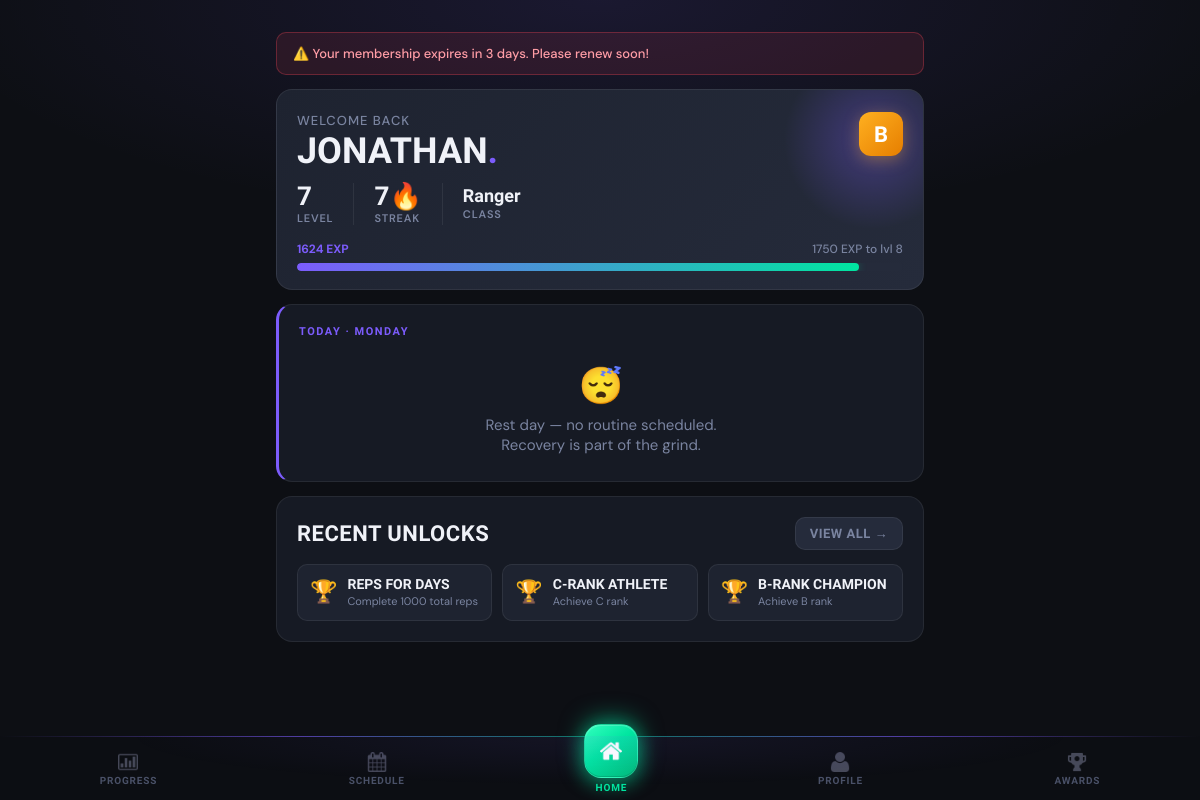
The app's page /dashboard (signed in) with its own data.
### tables this page shows
CREATE TABLE clients (
                client_id INTEGER PRIMARY KEY AUTOINCREMENT,
                phone_number TEXT UNIQUE NOT NULL,
                pin_hash TEXT NOT NULL,
                first_name TEXT NOT NULL,
                last_name TEXT NOT NULL,
                email TEXT,
                date_of_birth DATE,
                gender TEXT,
                registration_date DATETIME DEFAULT CURRENT_TIMESTAMP,
                status TEXT DEFAULT 'active',
                profile_photo_path TEXT
            );

CREATE TABLE client_streaks (
                streak_id INTEGER PRIMARY KEY AUTOINCREMENT,
                client_id INTEGER UNIQUE NOT NULL,
                current_streak INTEGER DEFAULT 0,
                longest_streak INTEGER DEFAULT 0,
                last_attendance_date DATE,
                streak_multiplier REAL DEFAULT 1.0,
                FOREIGN KEY (client_id) REFERENCES clients(client_id) ON DELETE CASCADE
            );

CREATE TABLE client_gamification (
                gamification_id INTEGER PRIMARY KEY AUTOINCREMENT,
                client_id INTEGER UNIQUE NOT NULL,
                current_level INTEGER DEFAULT 1,
                current_exp INTEGER DEFAULT 0,
                total_exp INTEGER DEFAULT 0,
                rank TEXT DEFAULT 'E',
                client_class TEXT,
                class_unlocked_at_level INTEGER, current_streak INTEGER DEFAULT 0, longest_streak INTEGER DEFAULT 0, total_reps INTEGER DEFAULT 0, workouts_completed INTEGER DEFAULT 0,
                FOREIGN KEY (client_id) REFERENCES clients(client_id) ON DELETE CASCADE
            );

CREATE TABLE client_achievements (
                client_achievement_id INTEGER PRIMARY KEY AUTOINCREMENT,
                client_id INTEGER NOT NULL,
                achievement_id INTEGER NOT NULL,
                unlocked_date DATETIME DEFAULT CURRENT_TIMESTAMP,
                FOREIGN KEY (client_id) REFERENCES clients(client_id) ON DELETE CASCADE,
                FOREIGN KEY (achievement_id) REFERENCES achievements(achievement_id) ON DELETE CASCADE,
                UNIQUE(client_id, achievement_id)
            );

CREATE TABLE achievements (
                achievement_id INTEGER PRIMARY KEY AUTOINCREMENT,
                achievement_name TEXT UNIQUE NOT NULL,
                description TEXT,
                achievement_type TEXT,
                requirement_value INTEGER,
                exp_reward INTEGER DEFAULT 0,
                icon_path TEXT
            );

### main.py (the view, shortened to what this page needs)
@app.route('/dashboard')
@login_required
def dashboard():
    client_id = session['client_id']
    client = Client.get_by_id(client_id)
    progress = gamification.get_client_progress(client_id)
    today = datetime.now().strftime('%A')
    today_routine = Routine.get_client_routine_for_day(client_id, today)
    routine_status = 'not_started'  # default fallback
    recent_achievements = achievement_ctrl.get_recent_unlocks(client_id, limit=3)
    streak_data = client.get_streak_data()
    mc = MembershipController()
    membership = mc.get_client_membership(client_id)
    notification = None
    if membership:
        end_date = datetime.strptime(membership['end_date'], '%Y-%m-%d').date()
        days_left = (end_date - date.today()).days
        print("Days Left", days_left)
        if 0 < days_left <= 5:
            notification = f"⚠️ Your membership expires in {days_left} days. Please renew soon!"
        elif days_left <= 0:
            notification = "❌ Your membership has expired. Please renew to continue training."
    try:
        newly_unlocked = achievement_ctrl.check_and_unlock_achievements(client_id)
    except Exception as e:
        print(f"Achievement check error for client {client_id}: {e}")
        newly_unlocked = []
    ann_rows = db.execute_query(
        """SELECT ann_id, title, body, ann_type, is_pinned
            FROM announcements
            WHERE (expires_at IS NULL OR expires_at >= ?)
            ORDER BY is_pinned DESC, ann_id DESC""",
        (date.today().isoformat(),)
    )
    announcements = [dict(r) for r in ann_rows]
    print("Notification:",notification)
    return render_template(
        'dashboard.html',
        client=client,
        progress=progress,
        today_routine=today_routine,
        today=today,
        recent_achievements=recent_achievements,
        streak_data=streak_data,
        newly_unlocked=newly_unlocked,
        notification=notification,
        status=routine_status,
        announcements=announcements
    )

### controllers/achievement_controller.py (called while the page is built)
    def check_and_unlock_achievements(self, client_id):
        newly_unlocked = []
        stats = self._get_client_stats(client_id)
        all_achievements = self._get_all_achievements()
        unlocked_ids = self._get_unlocked_achievement_ids(client_id)
        for achievement in all_achievements:
            if achievement['achievement_id'] in unlocked_ids:
                continue
            if self._check_achievement_requirement(achievement, stats):
                result = self.unlock_achievement(client_id, achievement['achievement_id'])
                if result['success']:
                    newly_unlocked.append(result)
        return newly_unlocked

    def get_unlocked_achievements(self, client_id):
        query = '''
            SELECT a.*, ca.unlocked_date
            FROM client_achievements ca
            JOIN achievements a ON ca.achievement_id = a.achievement_id
            WHERE ca.client_id = ?
            ORDER BY ca.unlocked_date DESC
        '''
        results = self.db.execute_query(query, (client_id,))
        unlocked = []
        for row in results:
            unlocked.append({
                'achievement_id': row['achievement_id'],
                'name': row['achievement_name'],
                'description': row['description'],
                'type': row['achievement_type'],
                'exp_reward': row['exp_reward'],
                'unlocked_date': row['unlocked_date']
            })
        return unlocked

    def get_recent_unlocks(self, client_id, limit=5):
        unlocked = self.get_unlocked_achievements(client_id)
        return unlocked[:limit]

### controllers/gamification_controller.py (called while the page is built)
    def _get_gamification_data(self, client_id):
        query = 'SELECT * FROM client_gamification WHERE client_id=?'
        result = self.db.execute_query(query, (client_id,))
        return dict(result[0]) if result else None

    def _get_streak_data(self, client_id):
        query = 'SELECT * FROM client_streaks WHERE client_id=?'
        result = self.db.execute_query(query, (client_id,))
        return dict(result[0]) if result else None

### controllers/membership_controller.py (called while the page is built)
    def get_client_membership(self, client_id):
        query = """
            SELECT * FROM client_memberships
            WHERE client_id = ?
            ORDER BY end_date DESC
            LIMIT 1
        """
        result = self.db.execute_query(query, (client_id,))
        return dict(result[0]) if result else None

### database/db_manager.py (called while the page is built)
    def disconnect(self):
        if self.conn:
            self.conn.close()

### templates/dashboard.html (shortened to what this page needs)
{% extends "base.html" %}
{% block content %}
{% if notification %}
<div class="membership-warning">{{ notification }}</div>
{% endif %}
<div class="hero">
    <div class="rank-badge">{{ progress.rank }}</div>
    <div class="hero-greeting">Welcome back</div>
    <div class="hero-name">{{ client.first_name }}<span>.</span></div>
    <div class="hero-stats">
        <div class="hero-stat">
            <span class="hero-stat-val">{{ progress.level }}</span>
            <span class="hero-stat-lbl">Level</span>
        </div>
        <div class="hero-stat">
            <span class="hero-stat-val">{{ streak_data.current_streak if streak_data else 0 }}🔥</span>
            <span class="hero-stat-lbl">Streak</span>
        </div>
        {% if progress.class %}
        <div class="hero-stat">
            <span class="hero-stat-val" style="font-size:18px; padding-top:4px;">{{ progress.class }}</span>
            <span class="hero-stat-lbl">Class</span>
        </div>
        {% endif %}
    </div>
    <div class="exp-bar-wrap">
        <div class="exp-bar-labels">
            <span>{{ progress.current_exp }} EXP</span>
            <span>{{ progress.next_level_exp }} EXP to lvl {{ progress.level + 1 }}</span>
        </div>
        <div class="progress-track">
            <div class="progress-fill" style="width: {{ progress.progress_percentage }}%"></div>
        </div>
    </div>
</div>
<div class="card workout-card">
    {% if today_routine %}
    <div class="workout-card-header">
        <div>
            <div class="workout-section-label">Today · {{ today }}</div>
            <div class="workout-name">{{ today_routine.routine_name }}</div>
        </div>
        <div class="workout-exp-badge">⚡ {{ today_routine.calculate_total_exp() }} EXP</div>
    </div>
    <div class="workout-desc">{{ today_routine.description or 'Your workout is ready.' }}</div>
    {% if status == 'completed' %}
    <a href="{{ url_for('workout', routine_id=today_routine.routine_id) }}" class="btn-workout btn-workout-done">
        ✓ Completed Today
    </a>
    {% elif status == 'in_progress' %}
    <a href="{{ url_for('workout', routine_id=today_routine.routine_id) }}" class="btn-workout btn-workout-continue">
        ▶ Continue Workout →
    </a>
    {% else %}
    <a href="{{ url_for('workout', routine_id=today_routine.routine_id) }}" class="btn-workout btn-workout-start">
        Start Workout →
    </a>
    {% endif %}
    {% else %}
    <div class="workout-section-label">Today · {{ today }}</div>
    <div class="rest-day-text">
        <span class="rest-day-icon">😴</span>
        Rest day — no routine scheduled.<br>Recovery is part of the grind.
    </div>
    {% endif %}
</div>
{% if recent_achievements %}
<div class="card">
    <div style="display:flex; justify-content:space-between; align-items:center; margin-bottom:14px;">
        <h2 style="margin:0;">Recent Unlocks</h2>
        <a href="{{ url_for('achievements') }}" class="btn btn-ghost btn-sm">View All →</a>
    </div>
    <div class="ach-strip">
        {% for ach in recent_achievements %}
        <div class="ach-strip-item">
            <div class="ach-strip-icon">🏆</div>
            <div>
                <div class="ach-strip-name">{{ ach.name }}</div>
                <div class="ach-strip-desc">{{ ach.description }}</div>
            </div>
        </div>
        {% endfor %}
    </div>
</div>
{% endif %}
{% endblock %}

### templates/base.html (style rules this page uses)
:root { --brand: #7c5cfc; --brand-glow: rgba(124, 92, 252, 0.35); --brand-dim: rgba(124, 92, 252, 0.12); --green: #00e5a0; --green-glow: rgba(0, 229, 160, 0.3); --amber: #ffb020; --red: #ff4757; --bg: #0d0f14; --surface: #161a24; --surface-2: #1e2330; --surface-3: #252b3b; --border: rgba(255,255,255,0.07); --border-2: rgba(255,255,255,0.12); --text: #f0f2f8; --text-muted: #7a84a0; --text-dim: #4a5168; --radius: 16px; --radius-sm: 10px; --font-display:'Barlow Condensed', sans-serif; --font-body: 'DM Sans', sans-serif; --nav-height: 64px; }
*, *::before, *::after { margin: 0; padding: 0; box-sizing: border-box; }
body { font-family: var(--font-body); background: var(--bg); color: var(--text); min-height: 100vh; padding-top: 16px; padding-bottom: calc(var(--nav-height) + 32px); background-image: radial-gradient(ellipse 80% 40% at 50% 0%, rgba(124,92,252,0.12) 0%, transparent 70%); }
.card { background: var(--surface); border: 1px solid var(--border); border-radius: var(--radius); padding: 20px; margin-bottom: 14px; }
h1, h2, h3 { font-family: var(--font-display); color: var(--text); text-transform: uppercase; letter-spacing: 0.5px; font-weight: 800; }
h2 { font-size: 22px; margin-bottom: 12px; }
.btn { display: inline-flex; align-items: center; justify-content: center; gap: 6px; padding: 12px 22px; border-radius: var(--radius-sm); text-decoration: none; font-family: var(--font-display); font-size: 16px; font-weight: 700; letter-spacing: 0.5px; text-transform: uppercase; transition: all 0.2s; border: none; cursor: pointer; }
.btn-ghost { background: var(--surface-3); border: 1px solid var(--border); color: var(--text-muted); }
.btn-sm { padding: 8px 14px; font-size: 13px; }
.progress-track { background: var(--surface-3); height: 8px; border-radius: 99px; overflow: hidden; }
.progress-fill { height: 100%; background: linear-gradient(90deg, var(--brand), var(--green)); border-radius: 99px; transition: width 0.6s cubic-bezier(0.34, 1.56, 0.64, 1); box-shadow: 0 0 8px var(--green-glow); }

### records on screen
clients: first_name "JONATHAN"
client_streaks: current_streak "7"
client_gamification: class "Ranger", current_exp "1624"
client_achievements: name "REPS FOR DAYS", description "Complete 1000 total reps"
client_achievements: name "C-RANK ATHLETE", description "Achieve C rank"
client_achievements: name "B-RANK CHAMPION", description "Achieve B rank"

### other values on screen
{{ notification }} "⚠️ Your membership expires in 3 days. Please renew soon!"
{{ progress.rank }} "B"
{{ progress.level }} "7"
{{ progress.next_level_exp }} "1750"
{{ progress.level + 1 }} "8"
